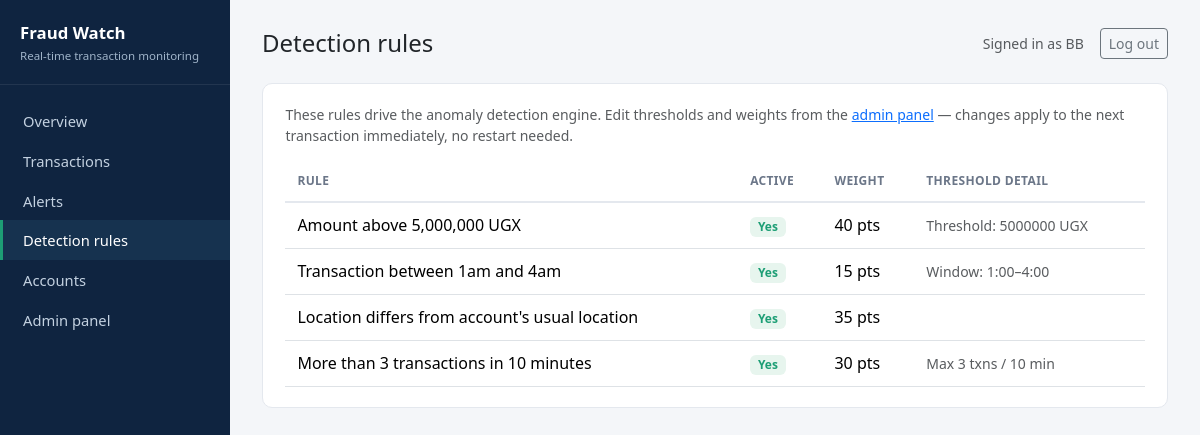
/dashboard/rules/ (signed in), run on the app's committed database.
### detection/models.py (models this page shows, shortened)
class DetectionRule(models.Model):
    class RuleCode(models.TextChoices):
        HIGH_AMOUNT = "HIGH_AMOUNT", "Amount above threshold"
        VELOCITY = "VELOCITY", "Too many transactions in a short window"
        UNUSUAL_LOCATION = "UNUSUAL_LOCATION", "Location differs from account history"
        ODD_HOURS = "ODD_HOURS", "Transaction during odd hours"
        BEHAVIORAL_ANOMALY = "BEHAVIORAL_ANOMALY", "Transaction differs from recent account behavior"
    code = models.CharField(max_length=30, choices=RuleCode.choices, unique=True)
    description = models.CharField(max_length=255)
    is_active = models.BooleanField(default=True)
    weight = models.PositiveSmallIntegerField(
        default=25, help_text="Points added to risk_score when this rule fires"
    )
    amount_threshold = models.DecimalField(max_digits=14, decimal_places=2, null=True, blank=True)
    velocity_window_minutes = models.PositiveSmallIntegerField(null=True, blank=True)
    velocity_max_count = models.PositiveSmallIntegerField(null=True, blank=True)
    odd_hours_start = models.PositiveSmallIntegerField(null=True, blank=True)
    odd_hours_end = models.PositiveSmallIntegerField(null=True, blank=True)
    class Meta:
        ordering = ["code"]

### dashboard/views.py (the view)
# urls.py: path("rules/", views.rules_list, name="rules_list"),
@login_required
def rules_list(request):
    rules = DetectionRule.objects.all()
    return render(request, "dashboard/rules_list.html", {"rules": rules})

### templates/dashboard/rules_list.html (shortened to what this page needs)
{% extends "dashboard/base.html" %}
{% block page_title %}Detection rules{% endblock %}
{% block content %}
<div class="card-panel">
    <p class="text-muted small">
        These rules drive the anomaly detection engine. Edit thresholds and weights from the
        <a href="/admin/detection/detectionrule/">admin panel</a> &mdash; changes apply to the next transaction immediately, no restart needed.
    </p>
    <table class="table table-clean mb-0">
        <thead>
            <tr>
                <th>Rule</th>
                <th>Active</th>
                <th>Weight</th>
                <th>Threshold detail</th>
            </tr>
        </thead>
        <tbody>
            {% for rule in rules %}
            <tr>
                <td>{{ rule.description }}</td>
                <td>{% if rule.is_active %}<span class="badge badge-cleared">Yes</span>{% else %}<span class="badge badge-pending">No</span>{% endif %}</td>
                <td>{{ rule.weight }} pts</td>
                <td class="text-muted small">
                    {% if rule.amount_threshold %}Threshold: {{ rule.amount_threshold|floatformat:0 }} UGX{% endif %}
                    {% if rule.velocity_max_count %}Max {{ rule.velocity_max_count }} txns / {{ rule.velocity_window_minutes }} min{% endif %}
                    {% if rule.odd_hours_start is not None %}Window: {{ rule.odd_hours_start }}:00–{{ rule.odd_hours_end }}:00{% endif %}
                </td>
            </tr>
            {% empty %}
            <tr><td colspan="4" class="text-muted text-center py-4">No rules configured yet &mdash; run <code>loaddata default_rules</code>.</td></tr>
            {% endfor %}
        </tbody>
    </table>
</div>
{% endblock %}

### templates/dashboard/base.html (shortened to what this page needs)
{% load static %}
<!DOCTYPE html>
<html lang="en">
<head>
    <link href="https://cdn.jsdelivr.net/npm/bootstrap@5.3.3/dist/css/bootstrap.min.css" rel="stylesheet">
    <link href="{% static 'dashboard/css/style.css' %}" rel="stylesheet">
</head>
<body>
<div class="app-shell">
    <nav class="sidebar">
        <div class="brand">
            Fraud Watch
            <small>Real-time transaction monitoring</small>
        </div>
        <a href="{% url 'dashboard:home' %}" class="{% if request.resolver_match.url_name == 'home' %}active{% endif %}">Overview</a>
        <a href="{% url 'dashboard:transaction_list' %}" class="{% if request.resolver_match.url_name == 'transaction_list' or request.resolver_match.url_name == 'transaction_detail' %}active{% endif %}">Transactions</a>
        <a href="{% url 'dashboard:alert_list' %}" class="{% if request.resolver_match.url_name == 'alert_list' %}active{% endif %}">Alerts</a>
        <a href="{% url 'dashboard:rules_list' %}" class="{% if request.resolver_match.url_name == 'rules_list' %}active{% endif %}">Detection rules</a>
        <a href="{% url 'dashboard:accounts_list' %}" class="{% if request.resolver_match.url_name == 'accounts_list' %}active{% endif %}">Accounts</a>
        <a href="/admin/">Admin panel</a>
    </nav>
    <main class="main-content">
        <div class="topbar">
            <h4 class="mb-0">{% block page_title %}Overview{% endblock %}</h4>
            <div class="d-flex align-items-center gap-3">
                {% if user.is_authenticated %}
                    <span class="text-muted small">Signed in as {{ user.username }}</span>
                    <form method="post" action="{% url 'logout' %}" class="d-inline">
                        <button class="btn btn-sm btn-outline-secondary" type="submit">Log out</button>
                    </form>
                {% endif %}
            </div>
        </div>
        {% block content %}{% endblock %}
    </main>
</div>
</body>
</html>

### static/dashboard/css/style.css (style rules this page uses)
:root { --pimis-navy: #0f2440; --pimis-navy-light: #16324f; --pimis-accent: #1d9e75; --pimis-red: #d63b3b; --pimis-amber: #ba7517; --pimis-bg: #f4f6f9; }
body { background: var(--pimis-bg); }
.app-shell { display: flex; min-height: 100vh; }
.sidebar { width: 230px; background: var(--pimis-navy); color: #d9e2ec; flex-shrink: 0; padding: 1.25rem 0; }
.sidebar .brand { font-weight: 600; font-size: 1.05rem; color: #fff; padding: 0 1.25rem 1.25rem; border-bottom: 1px solid rgba(255,255,255,0.08); margin-bottom: 1rem; }
.sidebar .brand small { display: block; font-weight: 400; color: #9fb3c8; font-size: 0.72rem; margin-top: 2px; }
.sidebar a { display: flex; align-items: center; gap: 0.6rem; color: #c3d1e0; text-decoration: none; padding: 0.55rem 1.25rem; font-size: 0.92rem; border-left: 3px solid transparent; }
.sidebar a.active { background: var(--pimis-navy-light); color: #fff; border-left-color: var(--pimis-accent); }
.main-content { flex: 1; padding: 1.75rem 2rem; }
.topbar { display: flex; justify-content: space-between; align-items: center; margin-bottom: 1.5rem; }
.card-panel { background: #fff; border-radius: 10px; border: 1px solid #e4e8ee; padding: 1.25rem 1.4rem; }
.badge-cleared { background: #e7f5ee; color: var(--pimis-accent); }
.table-clean thead th { font-size: 0.75rem; text-transform: uppercase; letter-spacing: 0.03em; color: #6b7688; border-bottom: 2px solid #e4e8ee; }
.table-clean td, .table-clean th { vertical-align: middle; padding: 0.65rem 0.75rem; }

### data on the page
DetectionRule: description "Amount above 5,000,000 UGX", is_active "Yes", weight "40", amount_threshold "5000000"
DetectionRule: description "Transaction between 1am and 4am", is_active "Yes", weight "15", odd_hours_start "1", odd_hours_end "4"
DetectionRule: description "Location differs from account's usual location", is_active "Yes", weight "35"
DetectionRule: description "More than 3 transactions in 10 minutes", is_active "Yes", weight "30", velocity_max_count "3", velocity_window_minutes "10"

### other printed values
{{ user.username }} "BB"
